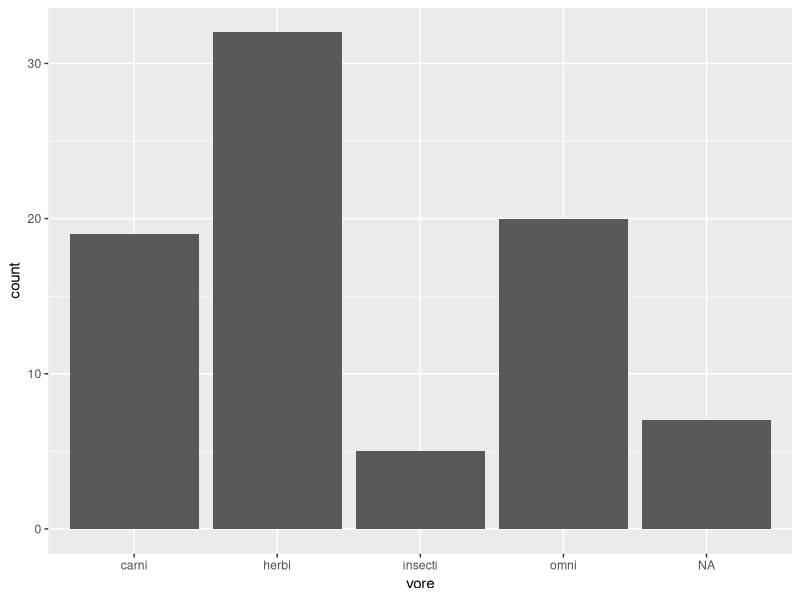
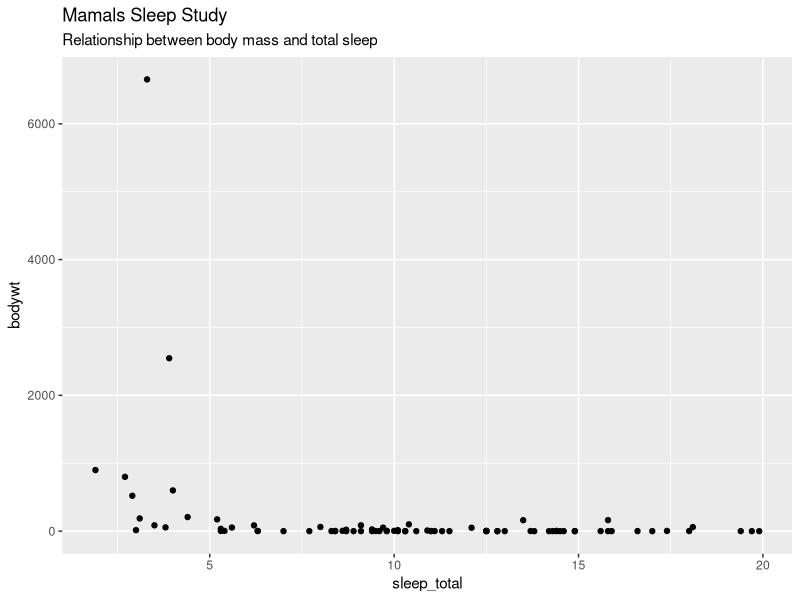

These charts were generated, in order, by the following R code:
library(tidyverse)

msleep |> 
  ggplot(aes(vore)) +
  geom_bar()


msleep |> 
  ggplot(aes(sleep_total, bodywt)) +
  geom_point() +
  labs(
    title = 'Mamals Sleep Study',
    subtitle = 'Relationship between body mass and total sleep'
  )
